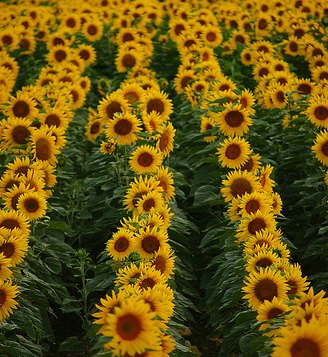
#> input picture test_images/sunflowers.jpg, 328 x 357 px, found by its file name
$ python DOG_3.py   (older library calls are emulated)
#> lines starting #> are read from the running program, lines starting #| are printed output that depends on the picture
### code/c_fft.py
# -*- coding: utf-8 -*-
"""
Created on Fri Nov 15 10:07:51 2019

@author: Vivek Rathi
"""

import numpy as np

#padding function
def padr(img,t,b,l,r):
    ir = img.shape[0]
    ic = img.shape[1]
    if len(img.shape) == 3:
        imgpad = np.zeros((ir+t+b,ic+l+r,3), dtype = 'uint8')
    elif len(img.shape) == 2:
        imgpad = np.zeros((ir+t+b,ic+l+r), dtype = 'uint8')
    imgpad[t:ir+b,l:ic+r] = img
    rows = imgpad.shape[0]
    cols = imgpad.shape[1]
    for i,j in zip(range(t-1,-1,-1),range(t,t+t,1)):
        imgpad[i,:] = imgpad[j,:]

    for i,j in zip(range(l-1,-1,-1),range(l,l+l,1)):
        imgpad[:,i] = imgpad[:,j]

    for i,j in zip(range(rows-b,rows,1),range(rows-b-1,rows-b-b-1,-1)):
        imgpad[i,:] = imgpad[j,:]

    for i,j in zip(range(cols-r,cols,1),range(cols-r-1,cols-l-l-1,-1)):
        imgpad[:,i] = imgpad[:,j]

    return imgpad

def DFT2(img,size0=0,size1=0):
    if (img.dtype != complex):
        fimg = img.astype(np.float)
    else:
        fimg = np.copy(img)
    if size0 == 0:
        fftx = np.fft.fft(fimg,axis=0)
        fftxy = np.fft.fft(fftx,axis=1)
        return fftxy
    elif size0 != 0:
        fftx = np.fft.fft(fimg,size0,axis=0)
        fftxy = np.fft.fft(fftx,size1,axis=1)
        return fftxy

def IDFT2(fft2d):
    f_conj = np.conj(fft2d)
    ffxy = DFT2(f_conj,0)
    ffxy = ffxy / (fft2d.shape[0]*fft2d.shape[1])
    im = np.conj(ffxy)
    return im

def convfft(img,k):
    csize_1 = img.shape[0] + k.shape[0] - 1
    csize_2 = img.shape[1] + k.shape[1] - 1
    pad_size_1 = (csize_1 - img.shape[0])//2
    pad_size_2 = (csize_2 - img.shape[1])//2
    t=b=pad_size_1
    l=r=pad_size_2
    if len(img.shape) == 3:
        k3 = np.zeros((k.shape[0],k.shape[1],3))
        k3[:,:,0] = k
        k3[:,:,1] = k
        k3[:,:,2] = k
    else:
        k3 = k

    imgpad = padr(img,t,b,l,r)
    img_f = DFT2(imgpad)
    k_f = DFT2(k3,imgpad.shape[0],imgpad.shape[1])
    p = np.multiply(img_f,k_f)
    inv_f = IDFT2(p)
    mag_i = abs(inv_f)
    if (img.dtype == 'float32' or img.dtype == 'float64'):
        mag_i = np.round(mag_i[2*pad_size_1:,2*pad_size_2:],5)
        return np.float32(mag_i)
    elif img.dtype == 'uint8' :
        mag_i = np.round(mag_i[2*pad_size_1:,2*pad_size_2:],0)
        return np.uint8(mag_i)
# [4 lines of commented-out code are left out]

### code/DOG_3.py
# -*- coding: utf-8 -*-
"""
Created on Tue Dec  3 23:00:56 2019

@author: Vivek Rathi
"""

import cv2
import numpy as np
from c_fft import convfft as conv
import matplotlib.pyplot as plt
import math


img_o = cv2.imread("sunflowers.jpg",0) #gray scale conversion
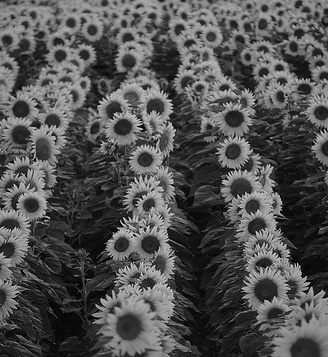
#> img_o: shape (357, 328); min 0, max 227, mean 81.6
img = np.float32(img_o)


sigma_1 = 2
#sigma_1 = 1.6 # professor slides
k = 1.414

def kernel(sigma):
    kern = int(np.ceil(6*sigma))
    x = cv2.getGaussianKernel(kern,sigma)
    g_k = x*x.T
    return g_k

G_L = []

for i in range(10):
    p = np.power(k,i)
    sigma = sigma_1 * p
    gaus_k = kernel(sigma)
    flt_img = conv(img,gaus_k)
    img = np.copy(flt_img)
#    flt_img = cv2.filter2D(img,-1,gaus_k)
#    diff_img = cv2.subtract(img,flt_img)
    G_L.append(flt_img)
#> this loop made 10 passes
#> pass 1, in convfft, `imgpad = padr(img,t,b,l,r)`:
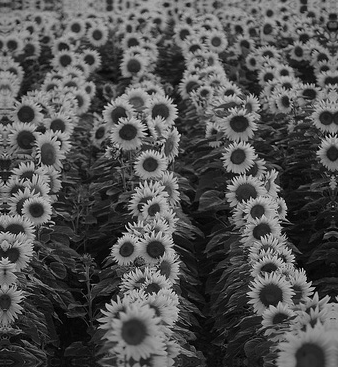
#> imgpad: shape (367, 338); min 0, max 227, mean 81.9
#> pass 1, in convfft, `mag_i = abs(inv_f)`:
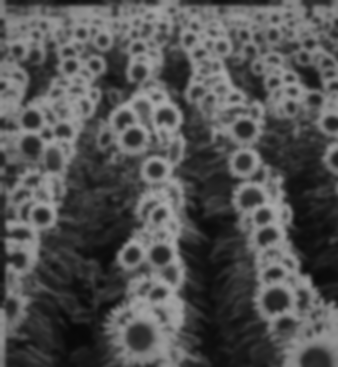
#> mag_i: shape (367, 338) float64; min 8.27, max 167.5, mean 81.9
#> pass 1, in convfft, `mag_i = np.round(mag_i[2*pad_size_1:,2*pad_size_2:],5)`:
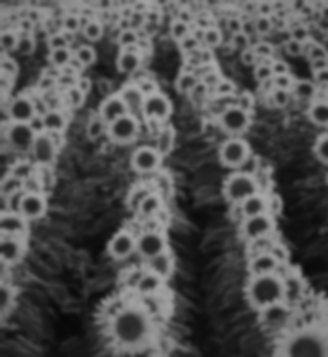
#> mag_i: shape (357, 328) float64; min 8.27, max 167.5, mean 81.7
#> after the loop:
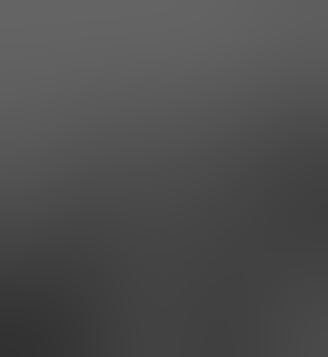
#> img: shape (357, 328) float32; min 49.64, max 100.5, mean 78
#> after the loop, G_L = 10 items

DOG_L = []
for i in range(9):
    diff_img = np.subtract(G_L[i+1],G_L[i])
    DOG_L.append(diff_img)
#> this loop made 9 passes
#> pass 1, `diff_img = np.subtract(G_L[i+1],G_L[i])`:
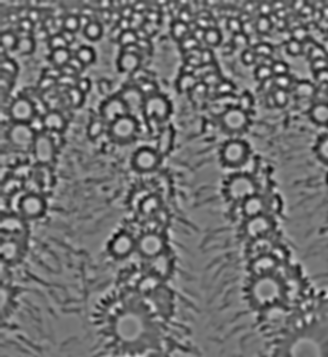
#> diff_img: shape (357, 328) float32; min -33.81, max 40.41, mean -0.5; drawn with min black and max white
#> pass 3, `diff_img = np.subtract(G_L[i+1],G_L[i])`:
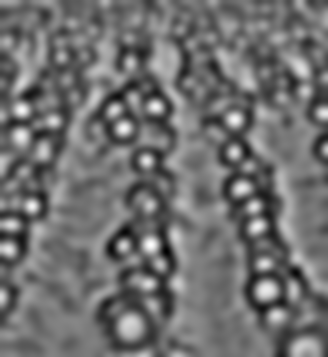
#> diff_img: shape (357, 328) float32; min -20.18, max 24.63, mean -0.4; drawn with min black and max white
#> after the loop, DOG_L = 9 items
#
#
#
#
##for i in range(9):
##    name = "Difference " + str(i)
##    cv2.namedWindow(name, cv2.WINDOW_NORMAL)
##    cv2.imshow(name,DOG_L[i]/DOG_L[i].max())
#
DOG_L_array = np.array([i for i in DOG_L])
co_ordinates = [] #to store co ordinates
r,c = img.shape
#> r = 357; c = 328
for i in range(1,r):
    for j in range(1,c):
        slice_img = DOG_L_array[:,i-1:i+2,j-1:j+2] #9*3*3 slice
        result = np.amax(slice_img) #finding maximum
        if result >= 15:
            z,x,y = np.unravel_index(slice_img.argmax(),slice_img.shape)
            co_ordinates.append((i+x-1,j+y-1,np.round((k**z*sigma_1),2))) #finding co-rdinates
#> after the loop, co_ordinates = 16505 items, first 6: (1, 32, 2), (2, 33, 2), (2, 33, 2), (2, 33, 2), (2, 34, 2), (2, 103, 2)

loc_x_y = list(set(co_ordinates))
#> loc_x_y = 8101 items, first 6: (159, 143, 2.83), (42, 25, 2), (107, 113, 2.83), (338, 111, 2), (30, 182, 2), (90, 199, 2)

print(len(loc_x_y))
#| 8101

for i in range(len(loc_x_y)):
#> (the run stopped early here; a loop or call above may not have finished)

$ run again, with test_images/butterfly.jpg copied over test_images/sunflowers.jpg
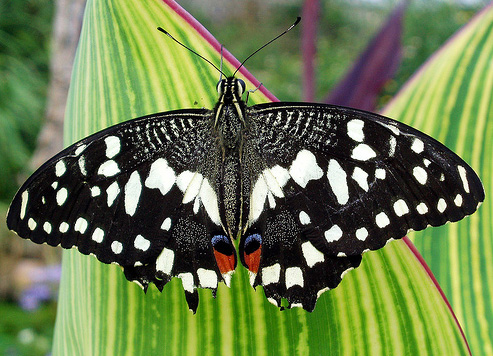
#> input picture test_images/butterfly.jpg, 493 x 356 px, found by its file name
#> after the loop `for i in range(10):`:
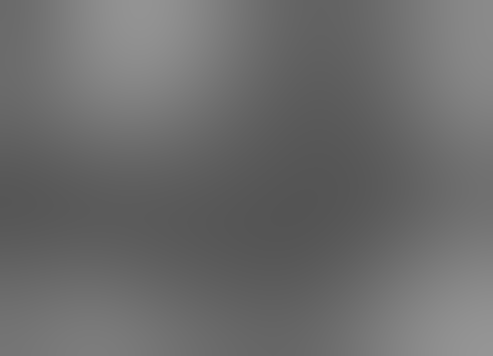
#> img: shape (356, 493) float32; min 84.65, max 149.5, mean 108.1
#> after the loop `for i in range(10):`: G_L = 10 items
#> the loop `for i in range(9):` made 9 passes
#> pass 3, `diff_img = np.subtract(G_L[i+1],G_L[i])`:
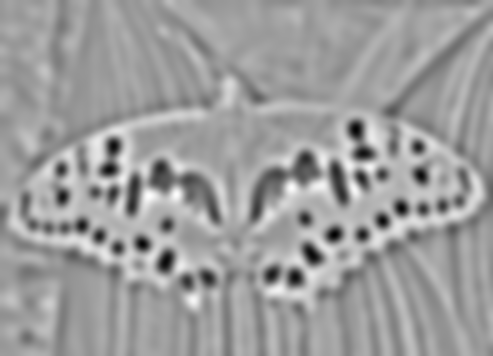
#> diff_img: shape (356, 493) float32; min -58.05, max 34.94, mean -0.6; drawn with min black and max white
#> after the loop `for i in range(9):`: DOG_L = 9 items
#> after the loop `for i in range(1,r):`: co_ordinates = 36599 items
#> loc_x_y = 21633 items
#| 21633

$ run again, with test_images/cookies.jpg copied over test_images/sunflowers.jpg
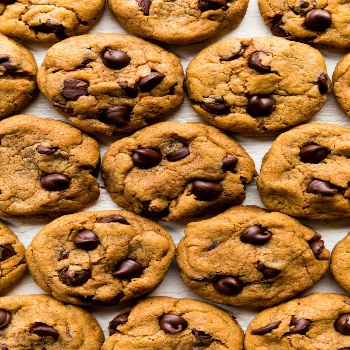
#> input picture test_images/cookies.jpg, 350 x 350 px, found by its file name
#> after the loop `for i in range(10):`:
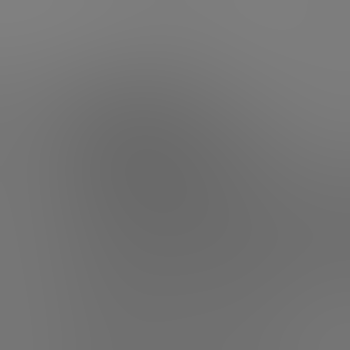
#> img: shape (350, 350) float32; min 106.3, max 128.7, mean 115.9
#> after the loop `for i in range(10):`: G_L = 10 items
#> the loop `for i in range(9):` made 9 passes
#> pass 3, `diff_img = np.subtract(G_L[i+1],G_L[i])`:
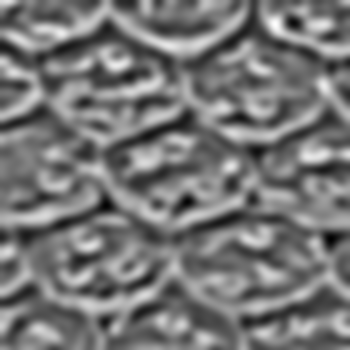
#> diff_img: shape (350, 350) float32; min -31.83, max 35.36, mean -0.5; drawn with min black and max white
#> after the loop `for i in range(9):`: DOG_L = 9 items
#> after the loop `for i in range(1,r):`: co_ordinates = 36396 items
#> loc_x_y = 22087 items
#| 22087
